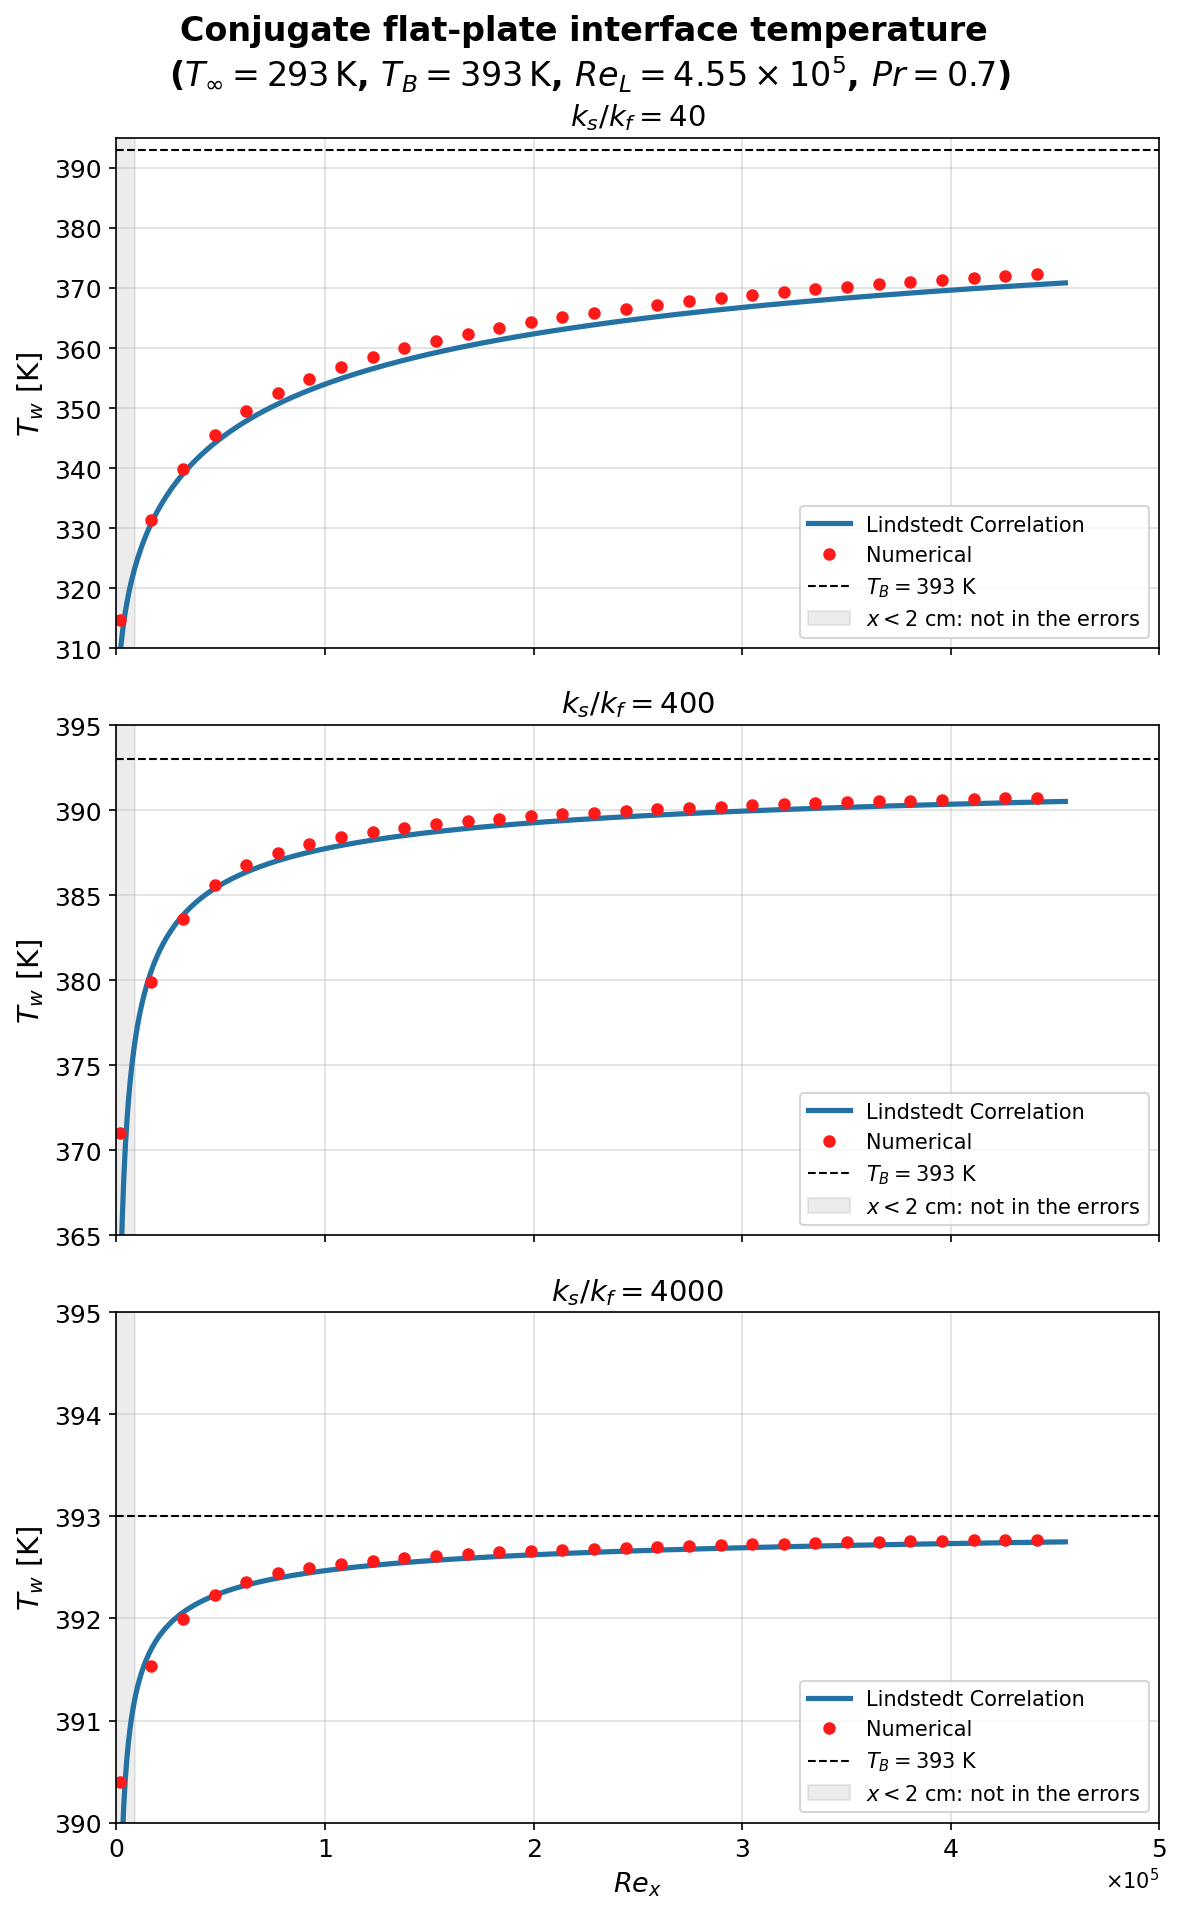

Source code (Python):
"""
Conjugate flat plate (ideal gas, hydra-MF): the interface temperature Tw(x) of the
three cases ks_kf_40, ks_kf_400, ks_kf_4000 against the Lindstedt & Karvinen
correlation.

    python3 validate.py           the frozen solutions, reference/ks_kf_*_wall.tec
                                  -> validate.png
    python3 validate.py --runs    the cases' own runs, <case>/OUTPUT/hydra-wall.tec
                                  -> validate_runs.png (a case not run is skipped)

The errors are measured where the correlation holds, x > 2 cm, as on the V&V page;
the leading-edge cells, where the correlation is singular, are printed apart.
Run from anywhere.
"""

import os
import re
import sys
import numpy as np
import matplotlib.pyplot as plt

HERE = os.path.dirname(os.path.abspath(__file__))
X_TRUST = 0.02      # [m] leading-edge cells (x below) left out of the error metrics, as on the V&V page


def read_tec_wall(path):
    """
    Read the first ZONE from a Tecplot ASCII BLOCK-format wall file.

    Expected header format:
      VARIABLES = "x" "y" "z" "y+" "tauX" "tauY" "tauZ" "pw" "Tw" "qw"
      ZONE T = ..., I=N, J=1, K=2, DATAPACKING=BLOCK,
           VARLOCATION=([1-3]=NODAL,[4-10]=CELLCENTERED), ...

    NODAL   : x, y, z  → I*J*K values each
    CELLCENTERED: remaining 7 variables  → (I-1) values each (150 for I=151)

    Returns
    -------
    dict with keys:
      'x'   : cell-centre streamwise coordinates (length I-1)
      'Tw'  : wall temperature at cell centres    (length I-1)
    """
    with open(path) as f:
        lines = f.readlines()

    # Parse variable names from line 1
    var_names = re.findall(r'"([^"]+)"', lines[0])
    if not var_names:   # names without quotes (VARIABLES = x y z y+ ...), as the current hydra writes hydra-wall.tec
        var_names = lines[0].split("=", 1)[1].split()

    # Parse zone dimensions from line 2
    zone_hdr = lines[1]
    I = int(re.search(r'\bI\s*=\s*(\d+)', zone_hdr).group(1))
    J = int(re.search(r'\bJ\s*=\s*(\d+)', zone_hdr).group(1))
    K = int(re.search(r'\bK\s*=\s*(\d+)', zone_hdr).group(1))

    # Collect numeric tokens from Zone 1 only (stop at second ZONE header)
    tokens = []
    for line in lines[2:]:
        if line.strip().upper().startswith('ZONE'):
            break
        for tok in line.split():
            try:
                tokens.append(float(tok))
            except ValueError:
                pass

    # Layout: 3 NODAL vars × (I*J*K) + 7 CELLCENTERED vars × n_cc
    n_nodal = I * J * K          # nodes per NODAL variable  (302)
    n_nodal_vars = 3             # x, y, z
    n_cc_vars = len(var_names) - n_nodal_vars          # 7
    n_cc = (len(tokens) - n_nodal_vars * n_nodal) // n_cc_vars  # 150

    # Unpack NODAL → CELLCENTERED data in order
    offset = 0
    parsed = {}
    for name in var_names[:n_nodal_vars]:
        parsed[name] = np.array(tokens[offset: offset + n_nodal])
        offset += n_nodal
    for name in var_names[n_nodal_vars:]:
        parsed[name] = np.array(tokens[offset: offset + n_cc])
        offset += n_cc

    # Cell-centre x: midpoints of the first K-layer node x-values
    x_nodes = parsed['x'][:I]
    x_cc = 0.5 * (x_nodes[:-1] + x_nodes[1:])

    return {'x': x_cc, 'Tw': parsed['Tw']}


def tw_laminar_forced(
    x,
    T_B,
    T_inf,
    U_inf,
    rho_f,
    mu_f,
    k_f,
    cp_f,
    k_s,
    t
):
    """
    Compute local interface temperature Tw(x) for a conjugate flat plate
    with:
      - bottom wall at constant temperature T_B
      - top wall cooled by laminar forced convection
      - 1D conduction through the solid thickness
      - Lindstedt & Karvinen analytical correlation

    Parameters
    ----------
    x : array_like
        Streamwise locations [m], must be > 0.
    T_B : float
        Temperature at the back side of the solid [K or °C]
    T_inf : float
        Free-stream fluid temperature [K or °C]
    U_inf : float
        Free-stream velocity [m/s]
    rho_f : float
        Fluid density [kg/m^3]
    mu_f : float
        Fluid dynamic viscosity [Pa·s]
    k_f : float
        Fluid thermal conductivity [W/m/K]
    cp_f : float
        Fluid specific heat [J/kg/K]
    k_s : float
        Solid thermal conductivity [W/m/K]
    t : float
        Solid thickness [m]

    Returns
    -------
    results : dict
        Dictionary containing x, Re_x, Pr, Bi_f, theta_w, Tw
    """
    x = np.asarray(x, dtype=float)

    if np.any(x <= 0.0):
        raise ValueError("All x values must be > 0.")
    if U_inf <= 0 or rho_f <= 0 or mu_f <= 0 or k_f <= 0 or cp_f <= 0 or k_s <= 0 or t <= 0:
        raise ValueError("All transport/material properties and thickness must be positive.")

    # Fluid properties
    nu = mu_f / rho_f                     # kinematic viscosity [m^2/s]
    Pr = mu_f * cp_f / k_f                # Prandtl number [-]

    # Local Reynolds number
    Re_x = U_inf * x / nu

    # Optional laminar validity check for a flat plate
    if np.any(Re_x >= 5e5):
        print("Warning: some x locations have Re_x >= 5e5; laminar flat-plate correlation may not be valid there.")

    # Laminar mean-Biot-type parameter from the paper
    # Bi_f = 0.332/0.5 * Re_x^(1/2) * Pr^(1/3) * (k_f * t) / (k_s * x)
    Bi_f = 0.332/0.5 * (Re_x ** (1.0 / 2.0)) * (Pr ** (1.0 / 3.0)) * (k_f * t) / (k_s * x)

    # Non-dimensional wall temperature:
    # theta_w = (T_B - T_w)/(T_B - T_inf)
    theta_w = Bi_f * (0.5 + Bi_f) / (1.0 + Bi_f) ** 2

    # Local interface temperature
    Tw = T_B - (T_B - T_inf) * theta_w

    return {
        "x": x,
        "Re_x": Re_x,
        "Pr": Pr,
        "Bi_f": Bi_f,
        "theta_w": theta_w,
        "Tw": Tw,
    }


if __name__ == "__main__":
    runs = "--runs" in sys.argv[1:]

    # ================================================================
    # SECTION 1 — Boundary Conditions Analysis  (from setup.f90)
    # ================================================================
    # Gas properties
    Pr    = 0.7            # Prandtl number
    Ma    = 0.2            # inlet Mach number
    ReL   = 4.55e5         # Reynolds number based on plate length
    
    gam   = 1.4
    R     = 287.0          # specific gas constant            [J/(kg·K)]
    
    T_inf = 293.0          # free-stream static temperature   [K]
    p_inf = 1.0e5          # free-stream static pressure                  [Pa]

    # Bottom-plate boundary condition
    T_B = T_inf + 100.0    # solid bottom-wall temperature    [K]

    # Geometry
    L     = 1.0            # plate length                     [m, simulation units]
    delta = 0.05           # plate thickness                  [m, simulation units]


    # --- Derived fluid thermodynamic state ---
    a_inf   = np.sqrt(gam * R * T_inf)     # free-stream speed of sound        [m/s]
    U_inf   = Ma * a_inf                   # free-stream velocity              [m/s]
    rho_inf = p_inf / (R * T_inf)          # free-stream density               [kg/m³]
    g_inf   = rho_inf * U_inf              # free-stream mass flux             [kg/(m²·s)]
    mu_inf  = g_inf * L / ReL              # free-stream dynamic viscosity     [Pa·s]
    nu_inf  = mu_inf / rho_inf             # free-stream kinematic viscosity   [m²/s]
    cp_inf  = gam / (gam - 1.0) * R        # free-stream specific heat (cp)    [J/(kg·K)]
    k_inf   = mu_inf * cp_inf / Pr         # free-stream conductivity        [W/(m·K)]
    pt_inf  = p_inf * (1.0 + (gam - 1.0) / 2.0 * Ma**2) ** (gam / (gam - 1.0))

    print("=" * 56)
    print("=" * 56)
    print(f"GAS PROPERTIES")
    print()
    print(f"  gam  = {gam}")
    print(f"  R    = {R}  J/(kg K)")
    print(f"  mu   = {mu_inf:>8.5e}  Pa s")
    print(f"  kf   = {k_inf:>7.5f}  W/(m K)")
    print(f"  Pr   = {Pr}")
    print()
    print("=" * 56)
    print("=" * 56)
    print()
    print("=" * 56)
    print("=" * 56)
    print("BOUNDARY CONDITIONS SUMMARY")
    print()
    print(f"  -- INFLOW --")
    print(f"  g  = {g_inf:>8.4f}  kg/(m2 s)")
    print(f"  pt = {pt_inf/1e5:>8.5f}  bar")
    print(f"  T  = {T_inf:>8.1f}  K")
    print()
    print(f"  -- AMBIENT --")
    print(f"  p  = {p_inf/1e5:>8.1f}  bar")
    print(f"  pt = {pt_inf/1e5:>8.5f}  bar")
    print(f"  T  = {T_inf:>8.1f}  K")
    print()
    print(f"  -- FLOW STATE --")
    print(f"  rho  = {rho_inf:>12.5f}  kg/m3")
    print(f"  U    = {U_inf:>12.4f}  m/s")
    print(f"  ReL  = {ReL:>12.2e}")
    print()
    print(f"  -- SOLID GEOMETRY & BC --")
    print(f"  Plate length  L  = {L}  m")
    print(f"  Plate thick   d  = {delta}  m")
    print(f"  Bottom temp  T_B = {T_B}  K")
    print("=" * 56)

    # ================================================================
    # SECTION 2 — Analytical solution for ks/kf = 40, 400, 4000
    # ================================================================
    # Streamwise coordinate (skip the leading edge singularity)
    x = np.linspace(1e-3 * L, L, 600)

    ks_kf_ratios = [40, 400, 4000]
    # Solid conductivity as set in each case's INPUT/plate-properties.dat (the nominal ratio times k_f would be
    # 10.2948, 0.2 % more); the same values as test/make-vv-figures.py, so the numbers below are the V&V page's
    k_solid = {40: 10.2746, 400: 102.746, 4000: 1027.46}

    # The solution file of each ratio: the frozen one, or the case's own run with --runs
    def wall_file(ratio):
        if runs:
            return os.path.join(HERE, f"ks_kf_{ratio}", "OUTPUT", "hydra-wall.tec")
        return os.path.join(HERE, "reference", f"ks_kf_{ratio}_wall.tec")

    print(f"  solutions: {'the cases own runs, <case>/OUTPUT/hydra-wall.tec' if runs else 'the frozen ones, reference/'}")
    print(f"  errors over x > {100 * X_TRUST:.0f} cm (Re_x > {X_TRUST * ReL / L:.2g}); the leading-edge cells apart")

    fig, axes = plt.subplots(3, 1, figsize=(8, 13), sharex=True)
    fig.suptitle(
        "Conjugate flat-plate interface temperature \n"
        r"($T_\infty = 293\,\mathrm{K}$, $T_B = 393\,\mathrm{K}$, "
        r"$Re_L = 4.55\times10^5$, $Pr = 0.7$)",
        fontsize=16,
        fontweight="bold",
    )
    # Add vertical space between the suptitle and the first subplot
    fig.subplots_adjust(top=0.88)

    ylims = {40: (310, 395), 400: (365, 395), 4000: (390, 395)}

    found = 0
    for ax, ratio in zip(axes, ks_kf_ratios):
        k_s = k_solid[ratio]   # solid conductivity for this case [W/(m·K)]

        # -- Lindstedt & Karvinen correlation (accounts for 2-D solid effects) --
        res = tw_laminar_forced(
            x=x,
            T_B=T_B,
            T_inf=T_inf,
            U_inf=U_inf,
            rho_f=rho_inf,
            mu_f=mu_inf,
            k_f=k_inf,
            cp_f=cp_inf,
            k_s=k_s,
            t=delta,
        )
        Re_x  = res["Re_x"]
        Bi_f  = res["Bi_f"]
        Tw_LK = res["Tw"]

        # -- Print mid-chord values --
        tw_mid = np.interp(L / 2, x, Tw_LK)
        print(f"\n  ks/kf = {ratio:>4d}   k_s = {k_s:.4f} W/(m K)  (k_s/k_f = {k_s / k_inf:.2f})")
        print(f"    Bi_mean = {np.mean(Bi_f):.4f}")
        print(f"    Tw (Lindstedt, x=L/2)  = {tw_mid:.3f} K")

        # -- Plot the correlation --
        ax.plot(Re_x, Tw_LK, color="#2471A3", linewidth=2.5,
                label="Lindstedt Correlation")
        ax.axvspan(0, X_TRUST * ReL / L, color="0.5", alpha=0.15,
                   label=f"$x < {100 * X_TRUST:.0f}$ cm: not in the errors")

        # -- Numerical solution from .tec file (Zone 1) --
        path = wall_file(ratio)
        if not os.path.isfile(path):
            print(f"    {os.path.relpath(path, HERE)} not found: case not run, skipped")
        else:
            found += 1
            tec = read_tec_wall(path)
            xc, tw = tec['x'], tec['Tw']
            Re_x_num = xc * ReL / L     # x_cc → Re_x  (= x_cc * U_inf / nu)
            err = tw - tw_laminar_forced(xc, T_B, T_inf, U_inf, rho_inf,
                                         mu_inf, k_inf, cp_inf, k_s, delta)["Tw"]
            m = xc > X_TRUST
            print(f"    Tw (numerical, x=L/2)  = {np.interp(L / 2, xc, tw):.3f} K")
            print(f"    x > {100 * X_TRUST:.0f} cm ({m.sum()} cells): max|err| = {np.max(np.abs(err[m])):.3f} K"
                  f"   RMSE = {np.sqrt(np.mean(err[m] ** 2)):.3f} K")
            print(f"    x < {100 * X_TRUST:.0f} cm ({(~m).sum()} cells, leading edge): "
                  f"largest |err| = {np.max(np.abs(err[~m])):.3f} K (not judged)")
            ax.plot(Re_x_num, tw, "o", color="#FF1A1A", markersize=5,
                    markevery=5, label="Numerical")
        ax.axhline(T_B, color="k", linestyle="--", linewidth=1.0,
                   label=f"$T_B = {T_B:.0f}$ K")
        ax.set_ylabel("$T_w$ [K]", fontsize=14)
        ax.set_title(f"$k_s / k_f = {ratio}$",
                     fontsize=14)
        ax.tick_params(labelsize=12)
        ax.legend(fontsize=10, loc="lower right")
        ax.set_ylim(*ylims[ratio])
        ax.grid(True, alpha=0.4)

    if runs and not found:
        sys.exit("no case has OUTPUT/hydra-wall.tec: run the cases first")

    axes[-1].set_xlabel("$Re_x$", fontsize=13)
    axes[-1].set_xlim(0, 5e5)
    axes[-1].xaxis.set_major_locator(plt.matplotlib.ticker.MultipleLocator(1e5))
    for ax in axes:
        ax.xaxis.set_major_formatter(plt.matplotlib.ticker.ScalarFormatter(useMathText=True))
        ax.ticklabel_format(style="sci", axis="x", scilimits=(0, 0))

    plt.tight_layout()
    out = os.path.join(HERE, "validate_runs.png" if runs else "validate.png")
    plt.savefig(out, dpi=150, bbox_inches="tight")
    print(f"  figure written: {os.path.relpath(out, HERE)}")
    plt.show()
